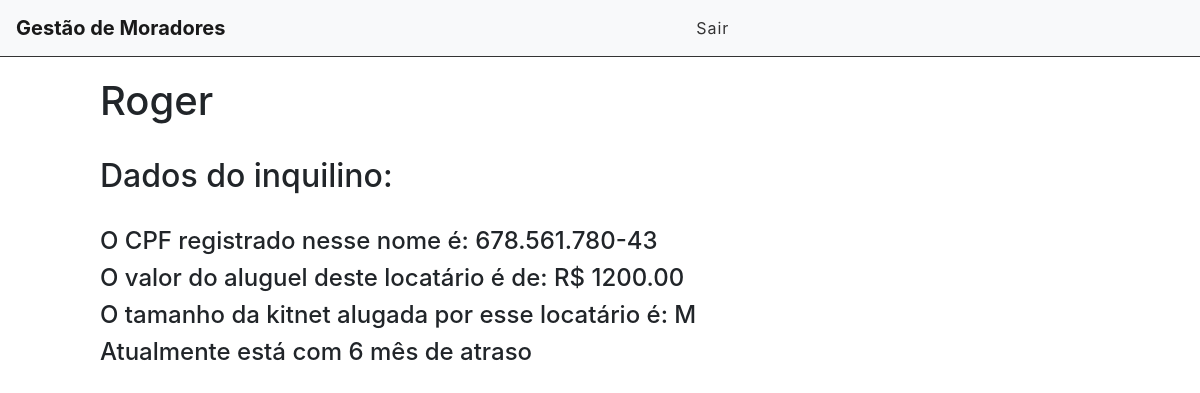
Page /inquilino/51 (signed in) on the committed database.
### core/models.py (models this page shows, shortened)
class Registro(Model):
    STATUS = (
        ('doing', 'Doing'),
        ('done', 'Done'),
        ('total', 'Total')
    )
    KITNET = (
        ("P", "PEQUENA"),
        ("M", "MEDIA"),
        ("G", "GRANDE")
    )
    nome = models.CharField('Nome', max_length=100)
    cpf = CPFField('CPF')
    aluguel = models.DecimalField('Valor do aluguel', max_digits=12, decimal_places=2)
    tamanho = models.CharField('Tamanho da kitnet', max_length=1, choices=KITNET, blank=False, null=False)
    status = models.BooleanField('Está inadimplente?')
    atraso = models.DecimalField('Quantos meses de inadimplencia?(caso não digite 0)', max_digits=3, decimal_places=0)
    done = models.CharField(max_length=12, choices=STATUS)
    user = models.ForeignKey(get_user_model(), on_delete=models.CASCADE)

### core/views.py (the view)
# urls.py: path('inquilino/<int:id>', views.inquilinoView, name="inquilino-view"),
@login_required
def inquilinoView(request, id):
    inquilino = get_object_or_404(Registro, pk=id)
    return render(request, 'inquilino.html', {'inquilino': inquilino})

### core/templates/inquilino.html (shortened to what this page needs)
{% extends 'index.html' %}
{% block content %}
    <div class="offset-1 col-10 list-div">
        <h1>{{inquilino.nome}}</h1><br>
        <h2>Dados do inquilino: </h2><br>
        <h4>O CPF registrado nesse nome é: {{inquilino.cpf}}</h4>
        <h4>O valor do aluguel deste locatário é de: R$ {{inquilino.aluguel}}</h4>
        <h4>O tamanho da kitnet alugada por esse locatário é: {{inquilino.tamanho}}</h4>
        {% if inquilino.status == True %}
            <h4>Atualmente está com {{inquilino.atraso}} mês de atraso </h4>
        {% else %}
            <h4>O inquilino não possui dívidas</h4>
        {% endif %}
    </div>
{% endblock %}

### core/static/css/styles.css (style rules this page uses)
.list-div { padding: 0; }

### rows in the picture
Registro: nome "Roger", cpf "678.561.780-43", aluguel "1200.00", tamanho "M", atraso "6"
